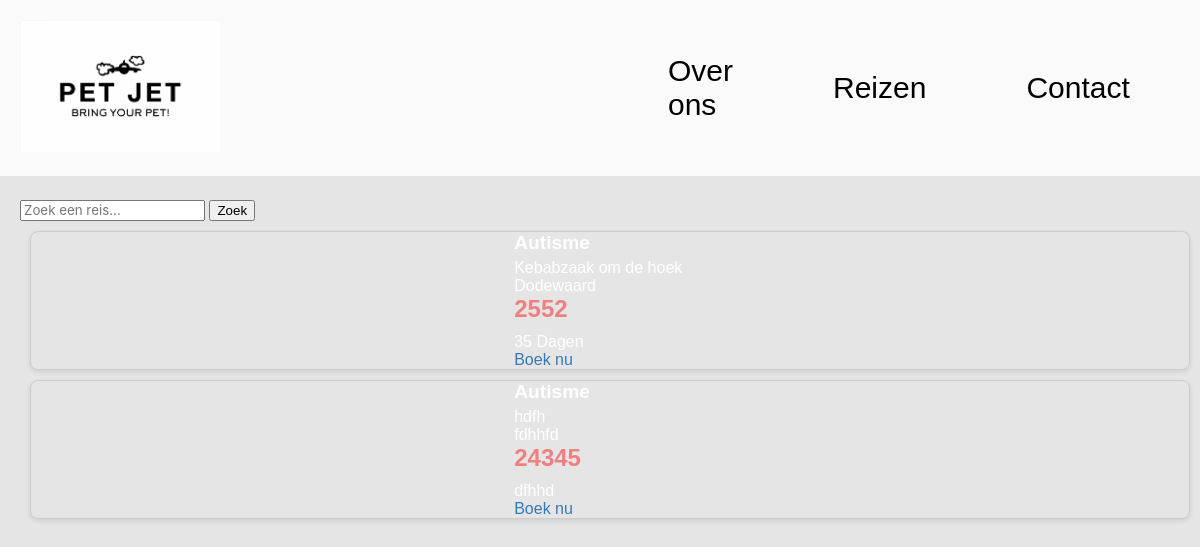
/reizen.php, run on an earlier commit of the app's database.
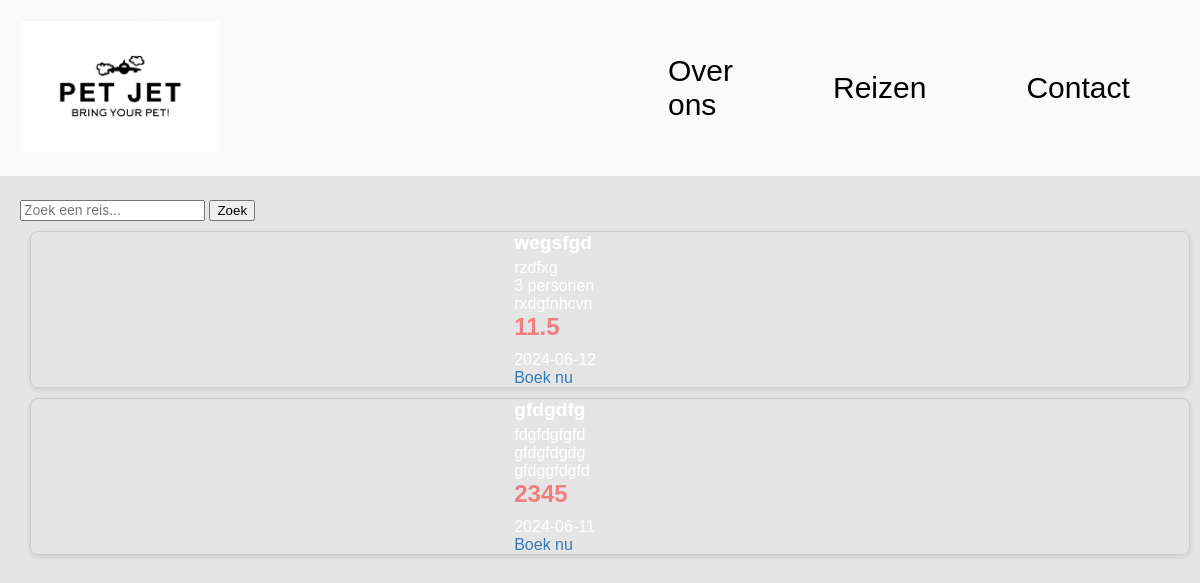
And on a later commit of the database.
### tables this page shows
CREATE TABLE `Reizen` (
  `id` int(11) NOT NULL,
  `Reisnaam` varchar(255) NOT NULL,
  `Omschrijving` text NOT NULL,
  `Personen` varchar(255) NOT NULL,
  `Stad` varchar(255) NOT NULL,
  `Prijs` double NOT NULL,
  `Tijdsduur` varchar(255) NOT NULL,
  `reisfoto` text NOT NULL
);

### reizen.php (the view, shortened to what this page needs)
<?php
include_once("header.php");
if (isset($_GET['query'])) {
    $query = '%' . $_GET['query'] . '%';
    $sql = "SELECT id, Reisnaam, Omschrijving, Personen, Stad, Prijs, Tijdsduur FROM Reizen WHERE Reisnaam LIKE :query_reisnaam OR Omschrijving LIKE :query_omschrijving OR Personen LIKE :query_Personen OR Stad LIKE :query_stad";
    $stmt = $pdo->prepare($sql);
    $stmt->bindParam(':query_reisnaam', $query, PDO::PARAM_STR);
    $stmt->bindParam(':query_omschrijving', $query, PDO::PARAM_STR);
    $stmt->bindParam(':query_Personen', $query, PDO::PARAM_STR);
    $stmt->bindParam(':query_stad', $query, PDO::PARAM_STR);
    $stmt->execute();
    $results = $stmt->fetchAll(PDO::FETCH_ASSOC);
} else {
    $sql = "SELECT id, Reisnaam, Omschrijving, Personen, Stad, Prijs, Tijdsduur FROM Reizen";
    $stmt = $pdo->prepare($sql);
    $stmt->execute();
    $results = $stmt->fetchAll(PDO::FETCH_ASSOC);
}
?>
<!DOCTYPE html>
<html lang="en">
<head>
    <link rel="stylesheet" type="text/css" href="styling/style.css">
</head>
<body>
<div class="reizenblok">
    <form action="reizen.php" method="get">
        <input type="text" name="query" placeholder="Zoek een reis...">
        <input type="submit" value="Zoek">
    </form>
    <div class="menu-container">
        <?php if (!empty($results)): ?>
            <?php foreach ($results as $result): ?>
    <div class="reisblok">
        <div class="imgblok">
        </div>
        <div class="reisinfoblok">
            <div class="reisnaam"><?= htmlspecialchars($result['Reisnaam']) ?></div>
            <div class="reisomschrijving"><?= htmlspecialchars($result['Omschrijving']) ?></div>
            <div class="reisland"><?= htmlspecialchars($result['Personen']) ?></div>
            <div class="reisstad"><?= htmlspecialchars($result['Stad']) ?></div>
            <div class="reisprijs"><?= htmlspecialchars($result['Prijs']) ?></div>
            <div class="reistijdsduur"><?= htmlspecialchars($result['Tijdsduur']) ?></div>
            <a href="boek.php?id=<?= htmlspecialchars($result['id']) ?>" class="boek-knop">Boek nu</a>
         </div>
      </div>
  <?php endforeach; ?>
        <?php else: ?>
            <p>Geen reizen gevonden.</p>
        <?php endif; ?>
    </div>
</div>
</body>
</html>

What changed in the data, as far as the page shows it:
removed reizen: Reisnaam "Autisme", Omschrijving "Kebabzaak om de hoek", Stad "Dodewaard", Prijs "2552", Tijdsduur "35 Dagen"
removed reizen: Reisnaam "Autisme", Omschrijving "hdfh", Stad "fdhhfd", Prijs "24345", Tijdsduur "dfhhd"
added reizen: Reisnaam "wegsfgd", Omschrijving "rzdfxg", Personen "3 personen", Stad "rxdgfnhcvn", Prijs "11.5", Tijdsduur "2024-06-12"
added reizen: Reisnaam "gfdgdfg", Omschrijving "fdgfdgfgfd", Personen "gfdgfdgdg", Stad "gfdggfdgfd", Prijs "2345", Tijdsduur "2024-06-11"
